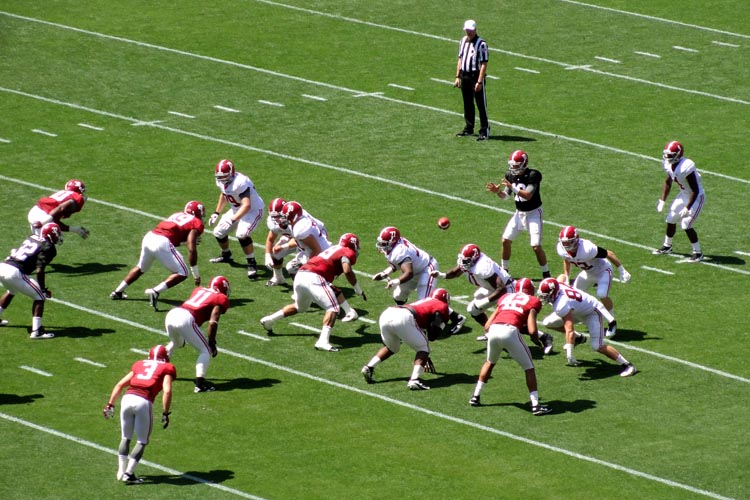
#> input picture semana 5/Alabama.jpg, 750 x 500 px, given in place of the camera
$ python webcam_circulos_azules_TEXTO.py
#> lines starting #> are read from the running program, lines starting #| are printed output that depends on the picture; after the words box and inside, x2 and y2 are one past the last pixel; in counts of white or black regions, pixels touching at a corner belong together
import numpy as np
import cv2

cap = cv2.VideoCapture(0)
ret, img = cap.read()
#> img is the input picture: shape (500, 750, 3); mean B, G, R 69.9, 127.8, 106
imgG = cv2.cvtColor(img, cv2.COLOR_BGR2GRAY)
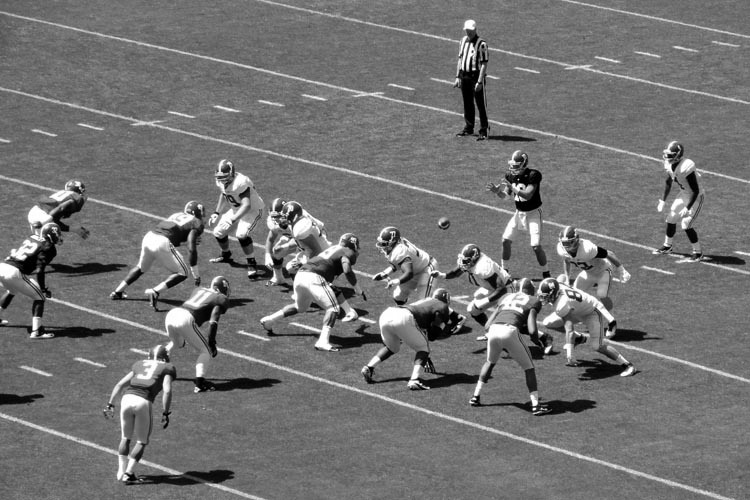
#> imgG: shape (500, 750); min 0, max 255, mean 114.7
font = cv2.FONT_HERSHEY_SIMPLEX
bottomLeftCornerOfText = (10, 30)
fontScale = 1
fontColor = (228, 200, 50)
lineType = 2

while (True):
    # Capture frame-by-frame
    ret, img = cap.read()
    imgG = cv2.cvtColor(img, cv2.COLOR_BGR2GRAY)
    imgLAB = cv2.cvtColor(img, cv2.COLOR_BGR2LAB)
#> imgLAB: shape (500, 750, 3); mean of channels 0, 1, 2 128.8, 110.4, 156.6
    circles = cv2.HoughCircles(imgG, cv2.HOUGH_GRADIENT, 1, 50, param1=50, param2=50, minRadius=50, maxRadius=100)
#> circles = 58 rows, first 8: [334.5, 123.5, 99.4], [393.5, 207.5, 99.4], [390.5, 102.5, 99.4], [637.5, 154.5, 99.4], [408.5, 264.5, 99.4], [265.5, 218.5, 99.4], [349.5, 293.5, 99.4], [585.5, 124.5, 99.4]
    if circles is not None:
        circles = np.uint16(np.around(circles))
#> circles = 58 rows, first 8: [334, 124, 99], [394, 208, 99], [390, 102, 99], [638, 154, 99], [408, 264, 99], [266, 218, 99], [350, 294, 99], [586, 124, 99]
        for i in circles[0, :]:
            # Dibujamos circulo con 255 en mascara de cada circulo detectado
            mascara = np.zeros(imgG.shape)
            cv2.circle(mascara, (i[0], i[1]), i[2], 255, -1)
            # Tomamos canales a y b de CIElab
            a = imgLAB[:, :, 1]  # Tomamos canal a (verdes negativo (0-127) y rojos positivo (128-255))
            b = imgLAB[:, :, 2]  # tomamos canal b (positivos amarillo, negativos azules)
            a = np.double(a)
            b = np.double(b)
            a = a - 128
            b = b - 128
            # Quitamos todos los colores fuera del circulo
            a[mascara != 255] = 0
            b[mascara != 255] = 0
            # creamos mascara de circulo azul
            z = np.bitwise_and(b < 0, np.abs(b) > np.abs(a))  # Detección de azules
            # z son los pixeles que detectó dentro de un círculo y son azules
            if np.sum(z) > 1000:  # cantidad minima de pixeles azules por circulo
                # dibujar circunferencia
                radii = i[2]
                cv2.circle(img, (i[0], i[1]), i[2], (0, 255, 0), 2)
                # dibujar centro circulo
                cv2.circle(img, (i[0], i[1]), 2, (0, 0, 255), 3)
                cv2.putText(img, str(2 * (radii - 50)),
                            bottomLeftCornerOfText,
                            font,
                            fontScale,
                            fontColor,
                            lineType)
#> this loop made 58 passes
#> (i, radii) on passes 2, 4, 5, 6, 7, 10, 11, 12, 13, 15, 17, 18: ([394, 208, 99], 99), ([638, 154, 99], 99), ([408, 264, 99], 99), ([266, 218, 99], 99), ([350, 294, 99], 99), ([568, 252, 99], 99), ([612, 220, 99], 99), ([654, 360, 99], 99), ([608, 324, 99], 99), ([178, 170, 99], 99), ([560, 348, 99], 99), ([102, 388, 99], 99)
#> i on passes 1, 3, 8, 9, 14, 16: [334, 124, 99], [390, 102, 99], [586, 124, 99], [174, 108, 99], [122, 104, 99], [514, 102, 99]
#> pass 1, `a = imgLAB[:, :, 1]`:
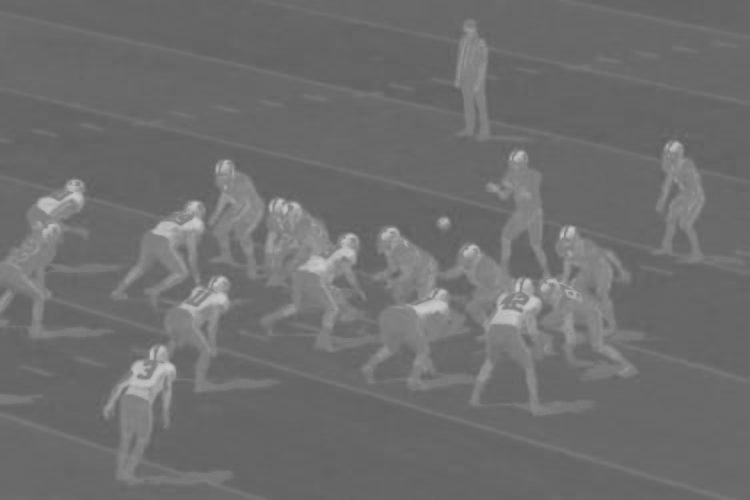
#> a: shape (500, 750); min 94, max 200, mean 110.4
#> pass 1, `b = imgLAB[:, :, 2]`:
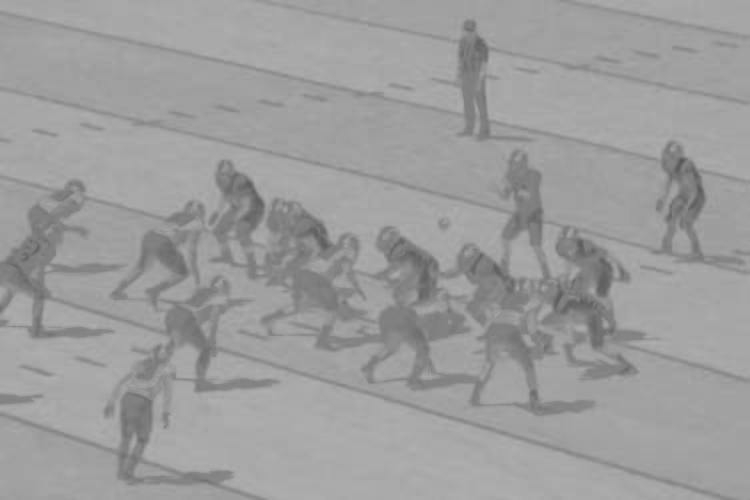
#> b: shape (500, 750); min 87, max 177, mean 156.6
#> after the loop:
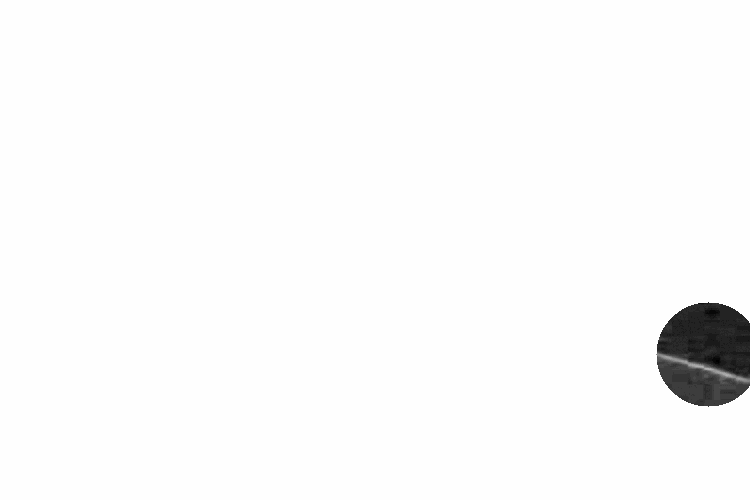
#> a: shape (500, 750) float64; min -29, max 0, mean -0.499; drawn with min black and max white
#> after the loop:
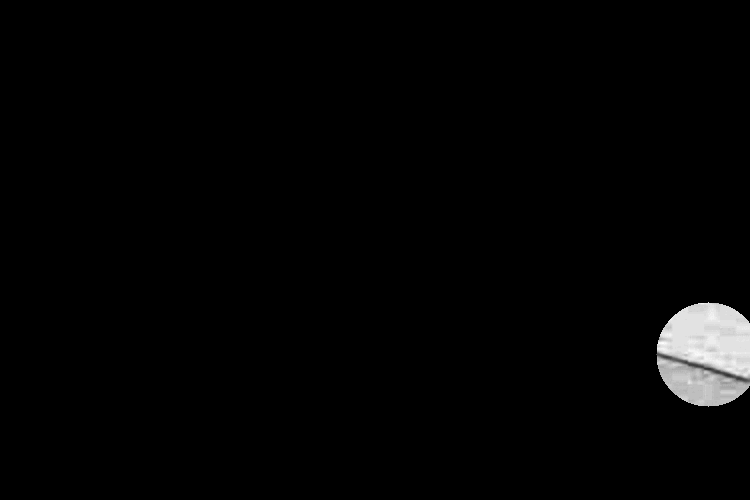
#> b: shape (500, 750) float64; min 0, max 44, mean 0.8; drawn with min black and max white
#> after the loop:
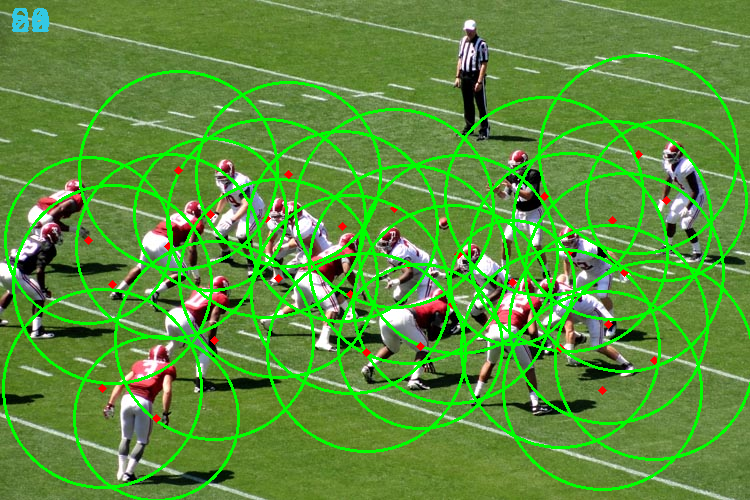
#> img: shape (500, 750, 3); 13.46% of pixels changed, all inside (x1, y1, x2, y2) = (2, 8, 750, 500)
#> after the loop:
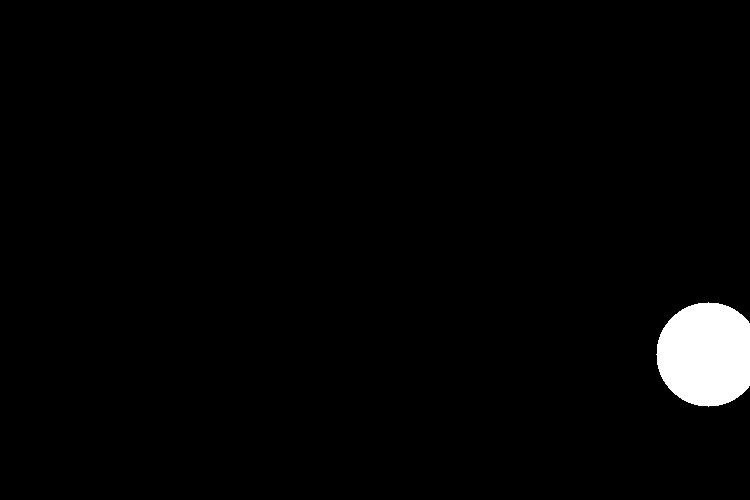
#> mascara: shape (500, 750) float64; 2.1% white; 1 white region, box (x1, y1, x2, y2) and area: (656, 302, 750, 407) 8048

    cv2.imshow('Circulos azules', img)

    if cv2.waitKey(1) & 0xFF == ord('q'):
#> (key q is pressed here)
        break

# When everything done, release the capture
cap.release()
cv2.destroyAllWindows()

$ run again, on semana 5/esferas.jpg
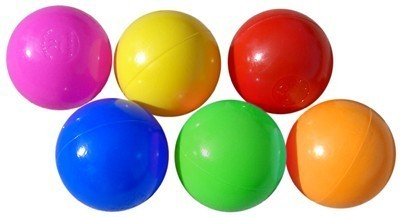
#> input picture semana 5/esferas.jpg, 400 x 217 px, given in place of the camera
#> img is the input picture: shape (217, 400, 3); mean B, G, R 151.2, 162.8, 187.2
#> `imgG = cv2.cvtColor(img, cv2.COLOR_BGR2GRAY)`:
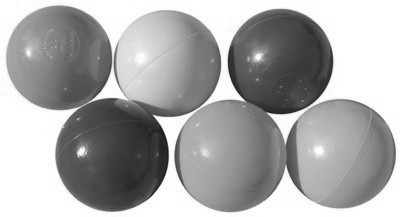
#> imgG: shape (217, 400); min 19, max 255, mean 168.8
#> imgLAB: shape (217, 400, 3); mean of channels 0, 1, 2 183.6, 142.4, 140.3
#> `circles = cv2.HoughCircles(imgG, cv2.HOUGH_GRADIENT, 1, 50, param1=50,..`: circles = [[229.5, 155.5, 56.1], [340.5, 153.5, 54.6], [166.5, 63.5, 54.2], [280.5, 61.5, 52.5], [112.5, 154.5, 57.1], [58.5, 58.5, 53.7]]
#> `circles = np.uint16(np.around(circles))`: circles = [[230, 156, 56], [340, 154, 55], [166, 64, 54], [280, 62, 52], [112, 154, 57], [58, 58, 54]]
#> the loop `for i in circles[0, :]:` made 6 passes
#> (i, radii) on pass 5: ([112, 154, 57], 57)
#> after the loop `for i in circles[0, :]:`:
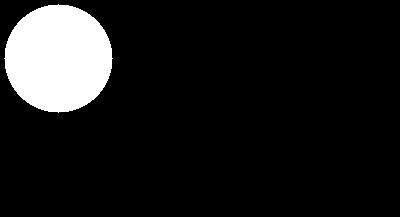
#> mascara: shape (217, 400) float64; 10.5% white; 1 white region, box (x1, y1, x2, y2) and area: (4, 4, 113, 113) 9145
